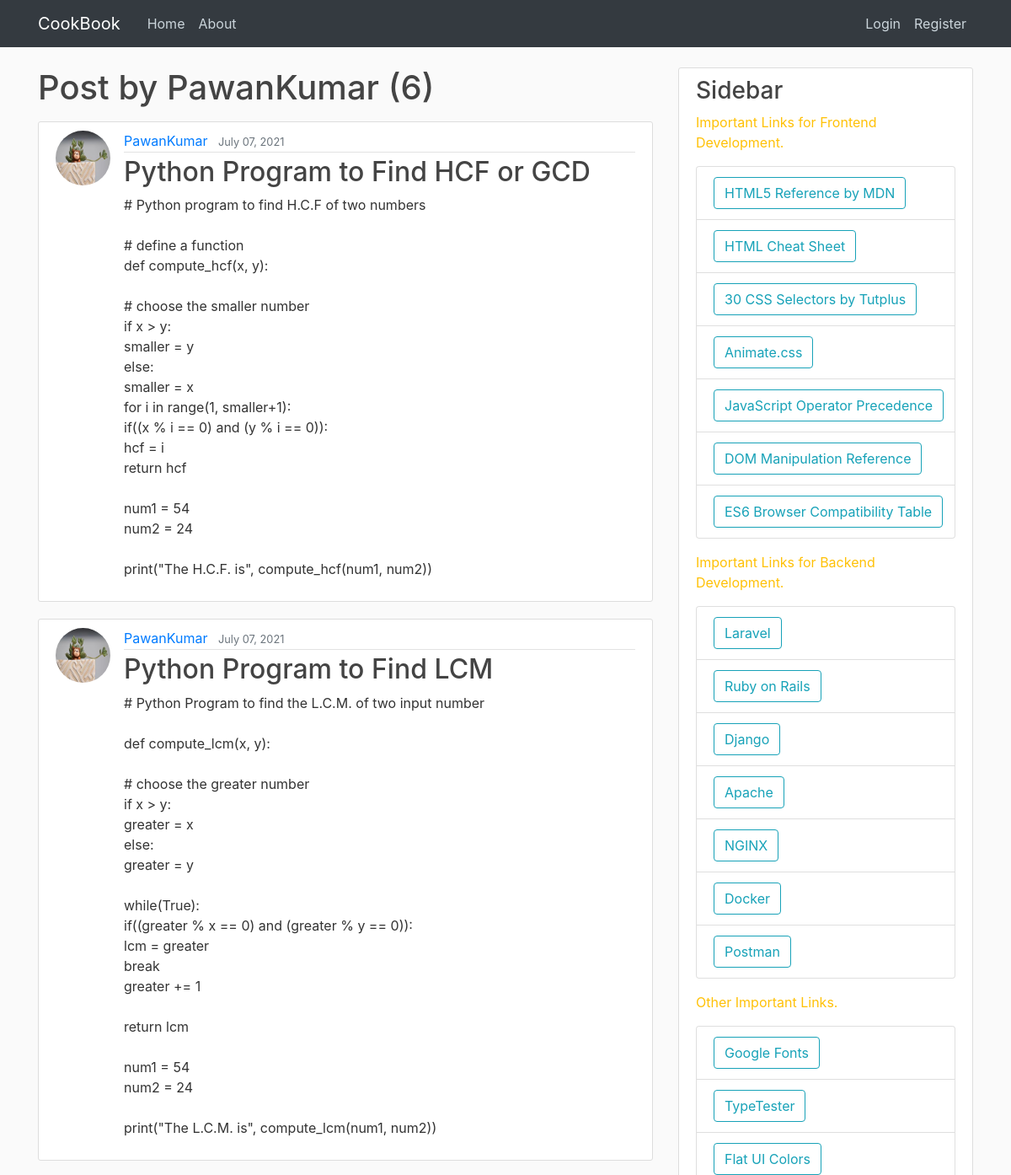
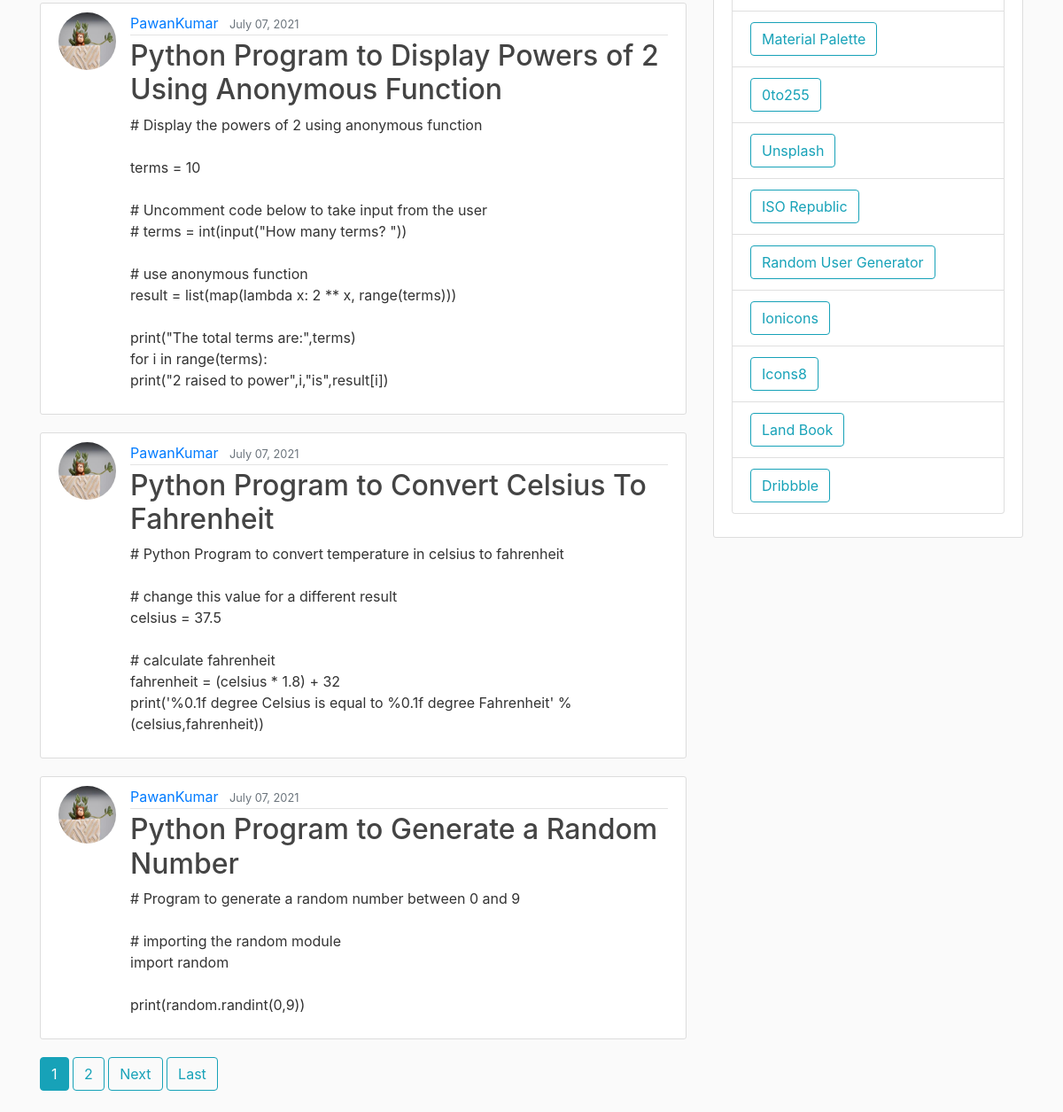
/user/PawanKumar, run on the app's committed database (2 pictures, top to bottom).
### blog/models.py (models this page shows, shortened)
class Post(models.Model):
    title=models.CharField(max_length=256)
    content=models.TextField()
    date_posted=models.DateTimeField(default=timezone.now)
    author=models.ForeignKey(User,on_delete=models.CASCADE)

### users/models.py (models this page shows, shortened)
class Profile(models.Model):
    user=models.OneToOneField(User,on_delete=models.CASCADE)
    image=models.ImageField(default='default.jpg',upload_to='profile_pics')

### blog/views.py (the view)
# urls.py: path('user/<username>',UserPostListView.as_view(),name='user-posts'),
class UserPostListView(ListView):
    model=Post
    template_name='blog/user_posts.html' #<app>/<model>_<viewtype>.html
    context_object_name='posts'
    paginate_by=5
    def get_queryset(self):
        user=get_object_or_404(User,username=self.kwargs.get('username'))
        return Post.objects.filter(author=user).order_by('-date_posted')

### blog/templates/blog/user_posts.html (shortened to what this page needs)
{% extends "blog/base.html" %} {% block content %}
<h1 class="mb-3">Post by {{ view.kwargs.username }} ({{ page_obj.paginator.count }})</h1>
{% for post in posts %}
<article class="media content-section">
  <img
    class="rounded-circle article-img"
    src="{{ post.author.profile.image.url }}"
  />
  <div class="media-body">
    <div class="article-metadata">
      <a class="mr-2" href="{% url 'user-posts' post.author.username %}">{{ post.author }}</a>
      <small class="text-muted">{{ post.date_posted|date:"F d, Y" }}</small>
    </div>
    <h2>
      <a class="article-title" href="{% url 'post-detail' post.id %}"
        >{{ post.title }}</a
      >
    </h2>
    <p class="article-content">{{ post.content }}</p>
  </div>
</article>
{% endfor %}
{% if is_paginated %}
      {% for num in page_obj.paginator.page_range %}
        {% if page_obj.number == num %}
          <a class="btn btn-info mb-4" href="?page={{ num }}">{{ num }}</a>
        {% elif num > page_obj.number|add:'-3' and num < page_obj.number|add:'3' %}
          <a class="btn btn-outline-info mb-4" href="?page={{ num }}">{{ num }}</a>
        {% endif %}
      {% endfor %}
      {% if page_obj.has_next %}
        <a class="btn btn-outline-info mb-4" href="?page={{ page_obj.next_page_number }}">Next</a>
        <a class="btn btn-outline-info mb-4" href="?page={{ page_obj.paginator.num_pages }}">Last</a>
      {% endif %}
    {% endif %}
{% endblock content %}

### blog/templates/blog/base.html (shortened to what this page needs)
{% load static %}
<!DOCTYPE html>
<html>
<head>
    <link rel="stylesheet" href="https://maxcdn.bootstrapcdn.com/bootstrap/4.0.0/css/bootstrap.min.css">
    <link rel="stylesheet" type="text/css" href="{% static 'blog/main.css' %}">
</head>
<body class="bg-image"
style="
  background-image: url('https://images.unsplash.com/photo-1506318137071-a8e063b4bec0?ixid=MnwxMjA3fDB8MHxzZWFyY2h8M3x8c3RhcnN8ZW58MHwwfDB8fA%3D%3D&ixlib=rb-1.2.1&auto=format&fit=crop&w=500&q=60');
  height: 100vh;background-attachment: scroll;width: auto;
">
    <header class="site-header">
      <nav class="navbar navbar-expand-md bg-dark navbar-dark fixed-top"">
        <div class="container">
          <a class="navbar-brand mr-4" href="{% url 'blog-home' %}">CookBook</a>
          <div class="collapse navbar-collapse" id="navbarToggle">
            <div class="navbar-nav mr-auto">
              <a class="nav-item nav-link" href="{% url 'blog-home' %}">Home</a>
              <a class="nav-item nav-link" href="{% url 'blog-about' %}">About</a>
            </div>
            <div class="navbar-nav">
              {% if user.is_authenticated %}
              <a class="nav-item nav-link" href="{% url 'post-create' %}">Add Snippet</a>
              <a class="nav-item nav-link" href="{% url 'profile' %}">Profile</a>
              <a class="nav-item nav-link" href="{% url 'logout' %}">Logout</a>
              {% else %}
                <a class="nav-item nav-link" href="{% url 'login' %}">Login</a>
                <a class="nav-item nav-link" href="{% url 'register' %}">Register</a>
                {% endif %}
            </div>
          </div>
        </div>
      </nav>
    </header>
    <main role="main" class="container">
      <div class="row">
        <div class="col-md-8">
          {% block content %}{% endblock %}
        </div>
        <div class="col-md-4">
          <div class="content-section">
            <h3>Sidebar</h3>
            <p class='text-warning'>Important Links for Frontend Development.
              <ul class="list-group">
                <li class="list-group-item"><a class="btn btn-outline-info" href="https://developer.mozilla.org/en-US/docs/Web/HTML/Element" role="button" target="_blank" rel="noopener noreferrer">HTML5 Reference by MDN</a></li>
                <li class="list-group-item"><a class="btn btn-outline-info" href="https://websitesetup.org/html5-cheat-sheet/" role="button" target="_blank" rel="noopener noreferrer">HTML Cheat Sheet</a></li>
                <li class="list-group-item"><a class="btn btn-outline-info" href="http://code.tutsplus.com/tutorials/the-30-css-selectors-you-must-memorize--net-16048" role="button" target="_blank" rel="noopener noreferrer">30 CSS Selectors by Tutplus</a></li>
                <li class="list-group-item"><a class="btn btn-outline-info" href="http://daneden.github.io/animate.css/" role="button" target="_blank" rel="noopener noreferrer">Animate.css</a></li>
                <li class="list-group-item"><a class="btn btn-outline-info" href="https://developer.mozilla.org/en/docs/Web/JavaScript/Reference/Operators/Operator_Precedence" role="button" target="_blank" rel="noopener noreferrer">JavaScript Operator Precedence</a></li>
                <li class="list-group-item"><a class="btn btn-outline-info" href="http://youmightnotneedjquery.com/" role="button" target="_blank" rel="noopener noreferrer">DOM Manipulation Reference</a></li>
                <li class="list-group-item"><a class="btn btn-outline-info" href="https://kangax.github.io/compat-table/es6/" role="button" target="_blank" rel="noopener noreferrer">ES6 Browser Compatibility Table</a></li>
              </ul>
            </p>
            <p class='text-warning'>Important Links for Backend Development.
              <ul class="list-group">
                <li class="list-group-item"><a class="btn btn-outline-info" href="https://laravel.com/" role="button" target="_blank" rel="noopener noreferrer">Laravel</a></li>
                <li class="list-group-item"><a class="btn btn-outline-info" href="https://rubyonrails.org/" role="button" target="_blank" rel="noopener noreferrer">Ruby on Rails</a></li>
                <li class="list-group-item"><a class="btn btn-outline-info" href="https://www.djangoproject.com/" role="button" target="_blank" rel="noopener noreferrer">Django</a></li>
                <li class="list-group-item"><a class="btn btn-outline-info" href="https://www.apache.org/" role="button" target="_blank" rel="noopener noreferrer">Apache</a></li>
                <li class="list-group-item"><a class="btn btn-outline-info" href="https://www.nginx.com/" role="button" target="_blank" rel="noopener noreferrer"> NGINX</a></li>
                <li class="list-group-item"><a class="btn btn-outline-info" href="https://www.docker.com/" role="button" target="_blank" rel="noopener noreferrer">Docker</a></li>
                <li class="list-group-item"><a class="btn btn-outline-info" href="https://www.postman.com/" role="button" target="_blank" rel="noopener noreferrer">Postman</a></li>
              </ul>
            </p>
            <p class='text-warning'>Other Important Links.
              <ul class="list-group">
                <li class="list-group-item"><a class="btn btn-outline-info" href="https://www.google.com/fonts" role="button" target="_blank" rel="noopener noreferrer">Google Fonts</a></li>
                <li class="list-group-item"><a class="btn btn-outline-info" href="https://www.typetester.org/" role="button" target="_blank" rel="noopener noreferrer">TypeTester</a></li>
                <li class="list-group-item"><a class="btn btn-outline-info" href="http://flatuicolors.com/" role="button" target="_blank" rel="noopener noreferrer">Flat UI Colors</a></li>
                <li class="list-group-item"><a class="btn btn-outline-info" href="http://www.materialpalette.com/" role="button" target="_blank" rel="noopener noreferrer">Material Palette</a></li>
                <li class="list-group-item"><a class="btn btn-outline-info" href="http://www.0to255.com/" role="button" target="_blank" rel="noopener noreferrer"> 0to255</a></li>
                <li class="list-group-item"><a class="btn btn-outline-info" href="https://unsplash.com/" role="button" target="_blank" rel="noopener noreferrer">Unsplash</a></li>
                <li class="list-group-item"><a class="btn btn-outline-info" href="http://isorepublic.com/" role="button" target="_blank" rel="noopener noreferrer">ISO Republic</a></li>
                <li class="list-group-item"><a class="btn btn-outline-info" href="https://randomuser.me/" role="button" target="_blank" rel="noopener noreferrer">Random User Generator</a></li>
                <li class="list-group-item"><a class="btn btn-outline-info" href="http://ionicons.com/" role="button" target="_blank" rel="noopener noreferrer">Ionicons</a></li>
                <li class="list-group-item"><a class="btn btn-outline-info" href="https://icons8.com/" role="button" target="_blank" rel="noopener noreferrer">Icons8</a></li>
                <li class="list-group-item"><a class="btn btn-outline-info" href="http://land-book.com/" role="button" target="_blank" rel="noopener noreferrer">Land Book</a></li>
                <li class="list-group-item"><a class="btn btn-outline-info" href="https://dribbble.com/" role="button" target="_blank" rel="noopener noreferrer">Dribbble</a></li>
              </ul>
            </p>
          </div>
        </div>
      </div>
    </main>
  </body>
</html>

### blog/static/blog/main.css (style rules this page uses)
body { background: #fafafa; color: #333333; margin-top: 5rem; }
h1, h2, h3, h4, h5, h6 { color: #444444; }
ul { margin: 0; }
.site-header .navbar-nav .nav-link { color: #cbd5db; }
.content-section { background: #ffffff; padding: 10px 20px; border: 1px solid #dddddd; border-radius: 3px; margin-bottom: 20px; }
.article-title { color: #444444; }
.article-content { white-space: pre-line; }
.article-img { height: 65px; width: 65px; margin-right: 16px; }
.article-metadata { padding-bottom: 1px; margin-bottom: 4px; border-bottom: 1px solid #e3e3e3; }

### data on the page
Post: author.profile.image (placeholder picture), author "PawanKumar", date_posted "July 07, 2021", title "Python Program to Find HCF or GCD", content "# Python program to find H.C.F of two numbers # define a function def compute_hcf(x, y): # choose the smaller number if x > y: smaller = y else: smaller = x for i in range(1, smaller+1): if((x % i == 0) and (y % i == 0)): hcf = i return hcf num1 = 54 num2 = 24 print(\"The H.C.F. is\", compute_hcf(num1, num2))"
Post: author.profile.image (placeholder picture), author "PawanKumar", date_posted "July 07, 2021", title "Python Program to Find LCM", content "# Python Program to find the L.C.M. of two input number def compute_lcm(x, y): # choose the greater number if x > y: greater = x else: greater = y while(True): if((greater % x == 0) and (greater % y == 0)): lcm = greater break greater += 1 return lcm num1 = 54 num2 = 24 print(\"The L.C.M. is\", compute_lcm(num1, num2))"
Post: author.profile.image (placeholder picture), author "PawanKumar", date_posted "July 07, 2021", title "Python Program to Display Powers of 2 Using Anonymous Function", content "# Display the powers of 2 using anonymous function terms = 10 # Uncomment code below to take input from the user # terms = int(input(\"How many terms? \")) # use anonymous function result = list(map(lambda x: 2 ** x, range(terms))) print(\"The total terms are:\",terms) for i in range(terms): print(\"2 raised to power\",i,\"is\",result[i])"
Post: author.profile.image (placeholder picture), author "PawanKumar", date_posted "July 07, 2021", title "Python Program to Convert Celsius To Fahrenheit", content "# Python Program to convert temperature in celsius to fahrenheit # change this value for a different result celsius = 37.5 # calculate fahrenheit fahrenheit = (celsius * 1.8) + 32 print('%0.1f degree Celsius is equal to %0.1f degree Fahrenheit' %(celsius,fahrenheit))"
Post: author.profile.image (placeholder picture), author "PawanKumar", date_posted "July 07, 2021", title "Python Program to Generate a Random Number", content "# Program to generate a random number between 0 and 9 # importing the random module import random print(random.randint(0,9))"

### other printed values
{{ view.kwargs.username }} "PawanKumar"
{{ page_obj.paginator.count }} "6"
{{ num }} "1"
{{ num }} "2"
